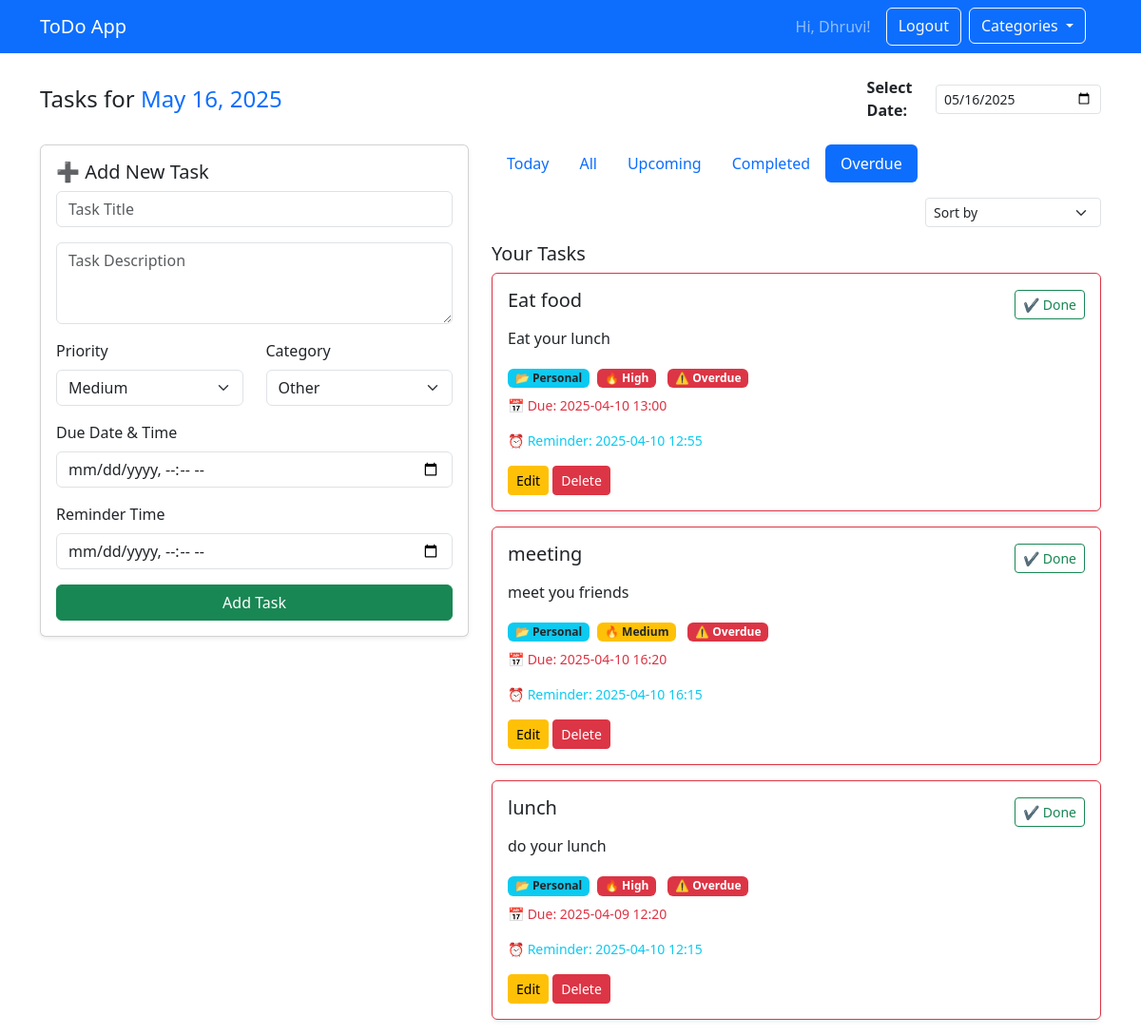
Screenshot of /tasks/overdue (signed in) with the database file from the repository.
### models.py (models this page shows)
class User(UserMixin, db.Model):
    id = db.Column(db.Integer, primary_key=True)
    username = db.Column(db.String(80), unique=True, nullable=False)
    password = db.Column(db.String(200), nullable=False)
    todos = db.relationship('Todo', backref='owner', lazy=True)

class Todo(db.Model):
    id = db.Column(db.Integer, primary_key=True)
    title = db.Column(db.String(100), nullable=False)
    description = db.Column(db.Text, nullable=True)
    category = db.Column(db.String(20), nullable=False, default='Other')
    created_at = db.Column(db.DateTime, default=datetime.utcnow)
    reminder_time = db.Column(db.DateTime, nullable=True)
    completed = db.Column(db.Boolean, default=False)
    due_date = db.Column(db.DateTime, nullable=True)
    priority = db.Column(db.String(10), nullable=False, default='Medium')
    user_id = db.Column(db.Integer, db.ForeignKey('user.id'), nullable=False)

### routes.py (the view)
@app.route('/tasks/overdue')
@login_required
def overdue_tasks():
    now = datetime.now()
    tasks = Todo.query.filter(
        Todo.user_id == current_user.id,
        Todo.completed == False,
        Todo.due_date != None,
        Todo.due_date < now
    ).all()
    return render_template('index.html', tasks=tasks, selected_date=date.today(), now=now, active_tab='overdue')

### routes.py (called while the page is built)
@login_manager.user_loader
def load_user(user_id):
    return User.query.get(int(user_id))

### templates/index.html (shortened to what this page needs)
{% extends 'base.html' %}
{% block content %}
<div class="d-flex justify-content-between align-items-center mb-4">
  <h4 class="mb-0">
    Tasks for <span class="text-primary">{{ selected_date.strftime('%B %d, %Y') }}</span>
  </h4>
  <div class="d-flex align-items-center">
    <label for="datePicker" class="me-2 fw-semibold">Select Date:</label>
    <input type="date" class="form-control form-control-sm" id="datePicker"
           value="{{ selected_date.strftime('%Y-%m-%d') }}">
  </div>
</div>
<div class="row">
  <div class="col-md-5 mb-4">
    <div class="card shadow-sm">
      <div class="card-body">
        <h5 class="card-title">➕ Add New Task</h5>
        <form method="POST" action="{{ url_for('add') }}">
          <div class="mb-3">
            <input type="text" name="title" class="form-control" placeholder="Task Title" required>
          </div>
          <div class="mb-3">
            <textarea name="description" class="form-control" rows="3" placeholder="Task Description"></textarea>
          </div>
          <div class="row">
            <div class="col-6 mb-3">
              <label class="form-label">Priority</label>
              <select name="priority" class="form-select" required>
                <option value="Medium" selected>Medium</option>
              </select>
            </div>
            <div class="col-6 mb-3">
              <label class="form-label">Category</label>
              <select name="category" class="form-select" required>
                <option value="Other" selected>Other</option>
              </select>
            </div>
          </div>
          <div class="mb-3">
            <label class="form-label">Due Date & Time</label>
            <input type="datetime-local" name="due_date" class="form-control">
          </div>
          <div class="mb-3">
            <label class="form-label">Reminder Time</label>
            <input type="datetime-local" name="reminder_time" class="form-control">
          </div>
          <button type="submit" class="btn btn-success w-100">Add Task</button>
        </form>
      </div>
    </div>
  </div>
  <div class="col-md-7">
    <ul class="nav nav-pills mb-3">
      <li class="nav-item"><a class="nav-link {% if active_tab == 'today' %}active{% endif %}" href="{{ url_for('index') }}">Today</a></li>
      <li class="nav-item"><a class="nav-link {% if active_tab == 'all' %}active{% endif %}" href="{{ url_for('all_tasks') }}">All</a></li>
      <li class="nav-item"><a class="nav-link {% if active_tab == 'upcoming' %}active{% endif %}" href="{{ url_for('upcoming_tasks') }}">Upcoming</a></li>
      <li class="nav-item"><a class="nav-link {% if active_tab == 'completed' %}active{% endif %}" href="{{ url_for('completed_tasks') }}">Completed</a></li>
      <li class="nav-item"><a class="nav-link {% if active_tab == 'overdue' %}active{% endif %}" href="{{ url_for('overdue_tasks') }}">Overdue</a></li>
    </ul>
    <div class="mb-3 d-flex justify-content-end">
      <form id="sortForm">
        <select name="sort" class="form-select form-select-sm w-auto" onchange="this.form.submit()">
          <option disabled selected>Sort by</option>
        </select>
      </form>
    </div>
    <h5>Your Tasks</h5>
    {% if tasks %}
      {% for task in tasks %}
      <div class="card mb-3 shadow-sm
        {% if task.due_date and not task.completed and task.due_date < now %}
          border border-danger
        {% endif %}">
        <div class="card-body">
          <div class="d-flex justify-content-between align-items-center">
            <h5 class="card-title">{{ task.title }}</h5>
            {% if not task.completed %}
            <form action="{{ url_for('mark_complete', id=task.id) }}" method="POST" style="display:inline;">
              <button class="btn btn-sm btn-outline-success">✔ Done</button>
            </form>
            {% else %}
            <span class="badge bg-secondary">Completed</span>
            {% endif %}
          </div>
          {% if task.description %}
            <p class="card-text mt-2">{{ task.description }}</p>
          {% endif %}
          <div class="mb-2">
            <span class="badge bg-info text-dark me-1">📂 {{ task.category }}</span>
            <span class="badge
              {% if task.priority == 'High' %}bg-danger
              {% elif task.priority == 'Medium' %}bg-warning text-dark
              {% else %}bg-success{% endif %}">
              🔥 {{ task.priority }}
            </span>
            {% if task.due_date and not task.completed and task.due_date < now %}
              <span class="badge bg-danger ms-2">⚠️ Overdue</span>
            {% endif %}
          </div>
          {% if task.due_date %}
          <p class="text-danger small">📅 Due: {{ task.due_date.strftime('%Y-%m-%d %H:%M') }}</p>
          {% endif %}
          {% if task.reminder_time %}
          <p class="text-info small">⏰ Reminder: {{ task.reminder_time.strftime('%Y-%m-%d %H:%M') }}</p>
          {% endif %}
          <a href="{{ url_for('update', id=task.id) }}" class="btn btn-sm btn-warning">Edit</a>
          <a href="{{ url_for('delete', id=task.id) }}" class="btn btn-sm btn-danger">Delete</a>
        </div>
      </div>
      {% endfor %}
    {% else %}
      <p>No tasks found. Start by adding one.</p>
    {% endif %}
  </div>
</div>
{% endblock %}

### templates/base.html (shortened to what this page needs)
<!DOCTYPE html>
<html lang="en">
<head>
    <link href="https://cdn.jsdelivr.net/npm/bootstrap@5.3.3/dist/css/bootstrap.min.css" rel="stylesheet">
</head>
<body>
<nav class="navbar navbar-expand-lg navbar-dark bg-primary">
    <div class="container">
        <a class="navbar-brand" href="/">ToDo App</a>
        <div class="d-flex">
            {% if current_user.is_authenticated %}
                <span class="navbar-text me-3">Hi, {{ current_user.username }}!</span>
                <a href="{{ url_for('logout') }}" class="btn btn-outline-light">Logout</a>
                <div class="dropdown me-3">
                  <button class="btn btn-outline-light dropdown-toggle ms-2" data-bs-toggle="dropdown">
                    Categories
                  </button>
                </div>
            {% else %}
                <a href="{{ url_for('login') }}" class="btn btn-outline-light btn-sm me-2">Login</a>
                <a href="{{ url_for('register') }}" class="btn btn-light btn-sm">Register</a>
            {% endif %}
        </div>
    </div>
</nav>
<div class="container mt-4">
    {% block content %}{% endblock %}
</div>
</body>
</html>

### rows the page displays
User: username "Dhruvi"
Todo: title "Eat food", description "Eat your lunch", category "Personal", priority "High", completed "⚠️ Overdue", due_date "2025-04-10 13:00", reminder_time "2025-04-10 12:55"
Todo: title "meeting", description "meet you friends", category "Personal", priority "Medium", completed "⚠️ Overdue", due_date "2025-04-10 16:20", reminder_time "2025-04-10 16:15"
Todo: title "lunch", description "do your lunch", category "Personal", priority "High", completed "⚠️ Overdue", due_date "2025-04-09 12:20", reminder_time "2025-04-10 12:15"
